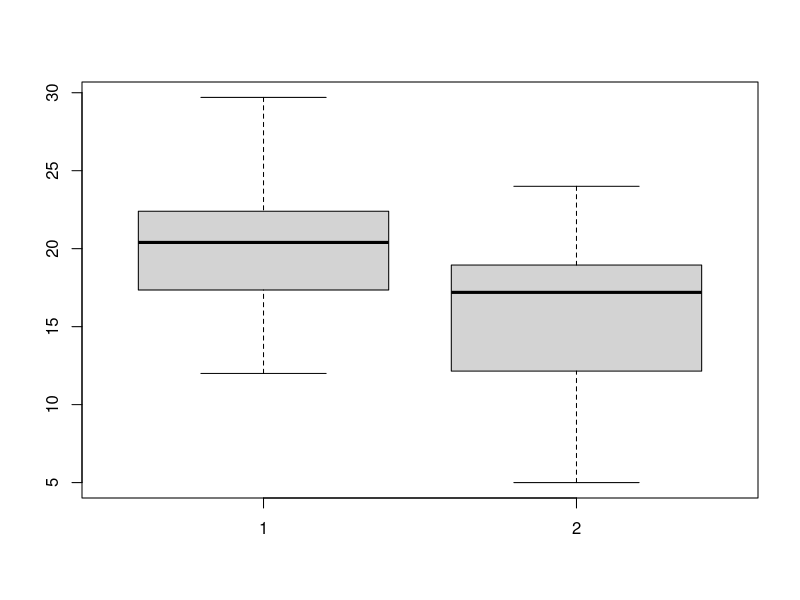
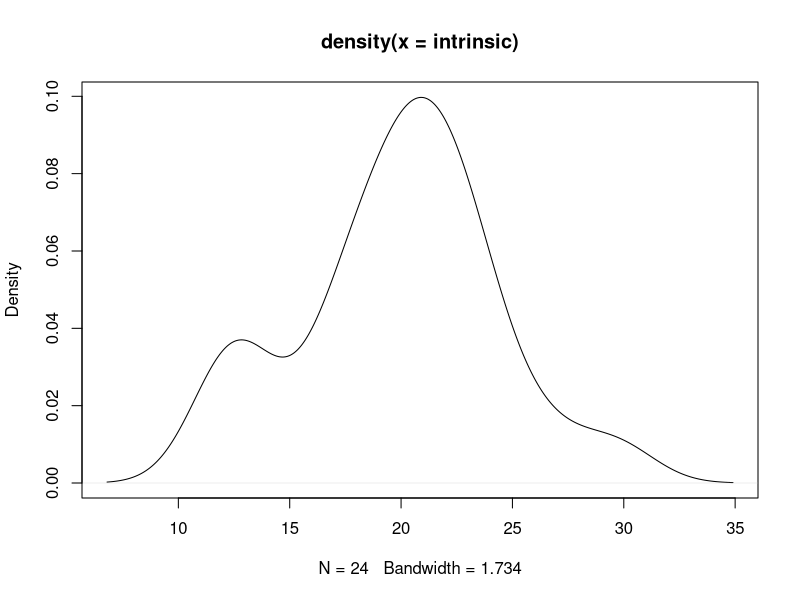
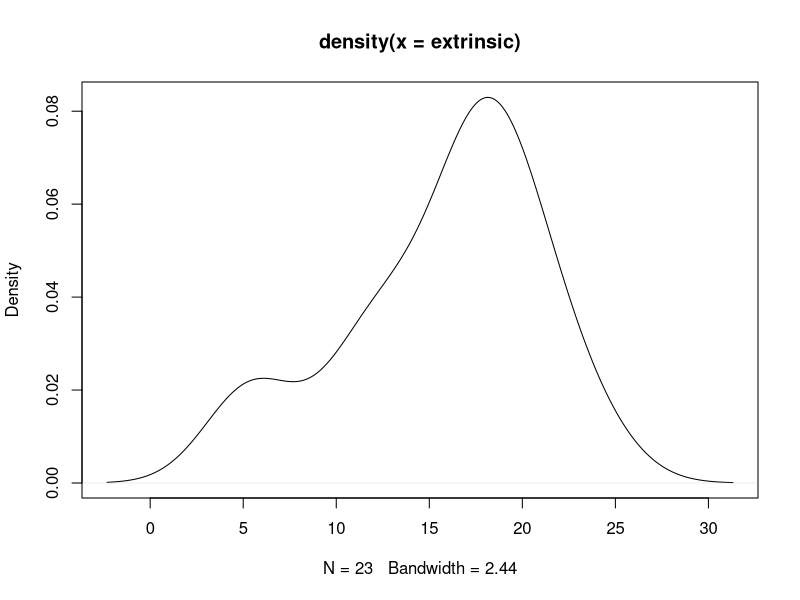
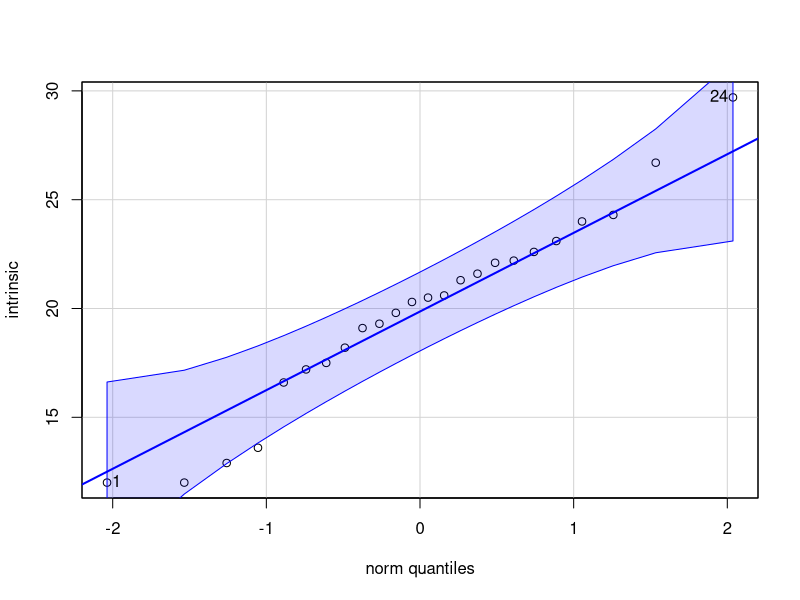
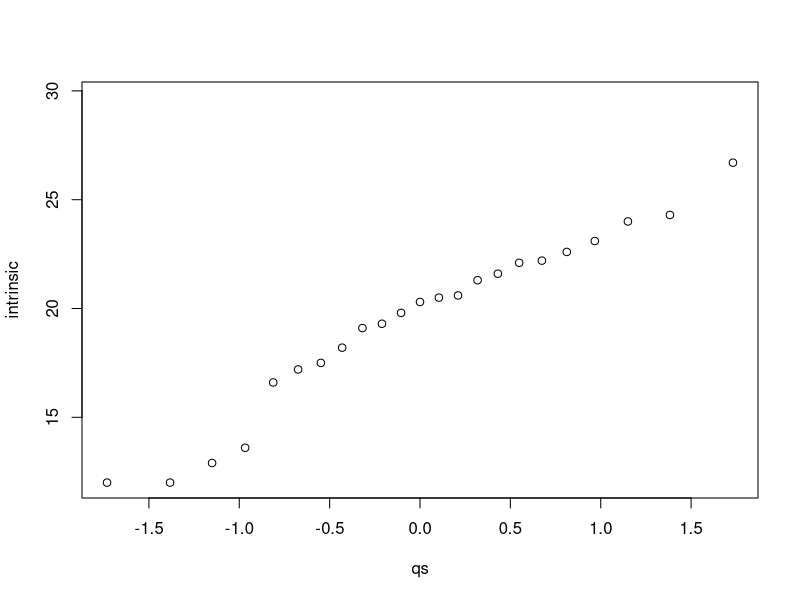
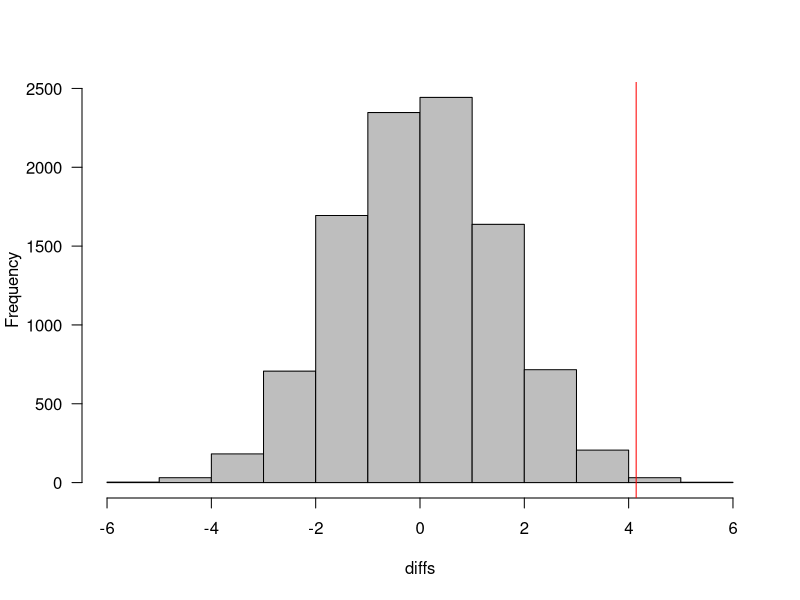

Write the R code that produced these figures, in order.
## ---- chunk 1

knitr::opts_chunk$set(echo = TRUE)

## ---- chunk 2
intrinsic = c(12.0, 12.0, 12.9, 13.6, 16.6, 17.2,
              17.5, 18.2, 19.1, 19.3, 19.8, 20.3,
              20.5, 20.6, 21.3, 21.6, 22.1, 22.2,
              22.6, 23.1, 24.0, 24.3, 26.7, 29.7)
extrinsic = c( 5.0,  5.4,  6.1, 10.9, 11.8, 12.0,
              12.3, 14.8, 15.0, 16.8, 17.2, 17.2,
              17.4, 17.5, 18.5, 18.7, 18.7, 19.2,
              19.5, 20.7, 21.2, 22.1, 24.0)

nintrinsic = length(intrinsic)
boxplot(intrinsic,extrinsic)
## ---- chunk 3
t.test(intrinsic, extrinsic, var.equal = TRUE)
## ---- chunk 4
var.test(intrinsic,extrinsic)
## ---- chunk 5
plot(density(intrinsic))
plot(density(extrinsic))

library(car)
qqPlot(intrinsic)
## ---- chunk 6
nquantiles = nintrinsic
quantile1  = 1/nquantiles
qs         = numeric(nquantiles)
for (i in 1:nquantiles){
  qi     = quantile1*i
  qs[i]  = qnorm(qi)
}
plot(qs,intrinsic)
## ---- chunk 7
nsamples   = 10000
diffs      = numeric(nsamples)
for (i in 1:nsamples){
  randi      = sample(c(extrinsic,intrinsic))
  intrinsici = randi[1:nintrinsic]
  extrinsici = randi[-(1:nintrinsic)]
  diffs[i]   = mean(intrinsici) - mean(extrinsici)
}
diff_obs = mean(intrinsic) - mean(extrinsic)

hist(diffs,col="gray",las=1,main="")
abline(v=diff_obs,col="red")

(mean(diffs >= diff_obs))
## ---- chunk 8
customer= factor(c(1,1,2,2,3,4,4))
movie   = factor(c(1,2,2,3,3,1,2))
y       = c(4,1,3,5,3,3,1)
d       = data.frame(customer,movie,y)
d
## ---- chunk 9
library(MASS)

y = c(4,1,3,5,3,3,1)
X = matrix(c(
1,1,0,0,0,1,0,0,
1,1,0,0,0,0,1,0,
1,0,1,0,0,0,1,0,
1,0,1,0,0,0,0,1,
1,0,0,1,0,0,0,1,
1,0,0,0,1,1,0,0,
1,0,0,0,1,0,1,0
),byrow=T,nrow=7)

bhat=ginv(t(X)%*%X)%*%t(X)%*%y

bhat
## ---- chunk 10
o=lm(y~customer+movie,data=d)
summary(o)
model.matrix(o)
coef(o)
fitted(o)
resid(o)
## ---- chunk 11
o=lm(y~customer+movie+customer*movie,data=d)
summary(o)
model.matrix(o)
coef(o)
fitted(o)
